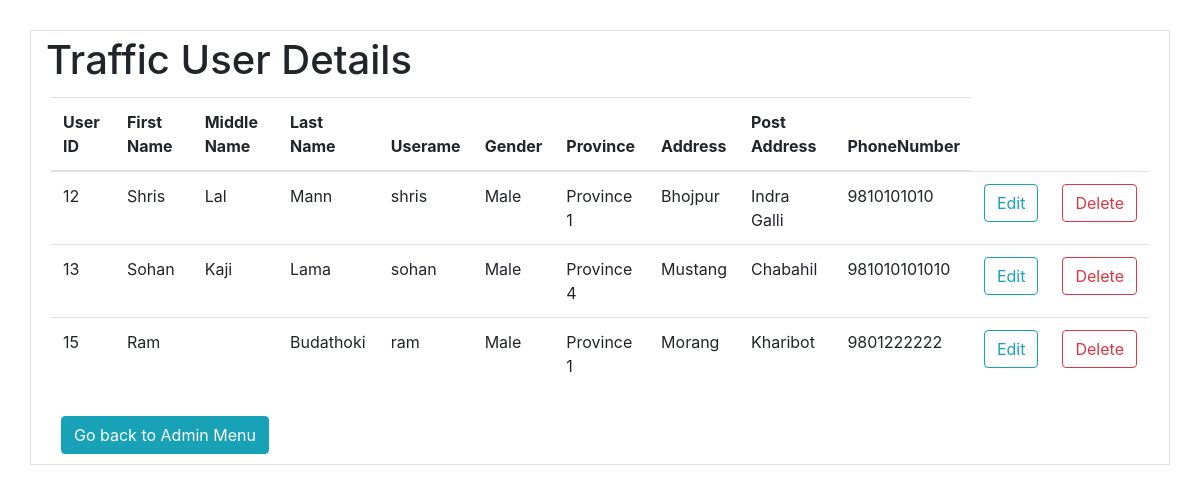
Page /frontend/view-users.php (signed in) on the committed database.
### tables this page shows
CREATE TABLE `traffic_user` (
  `id` int(20) NOT NULL,
  `first_name` varchar(40) NOT NULL,
  `middle_name` varchar(40) NOT NULL,
  `last_name` varchar(40) NOT NULL,
  `username` varchar(30) NOT NULL,
  `password` varchar(40) NOT NULL,
  `gender` varchar(10) NOT NULL,
  `perma_province` varchar(10) NOT NULL,
  `perma_address` varchar(30) NOT NULL,
  `temp_province` varchar(10) NOT NULL,
  `temp_address` varchar(30) NOT NULL,
  `post_address` varchar(30) NOT NULL,
  `phone_no` varchar(30) NOT NULL
);

### frontend/view-users.php (the view, shortened to what this page needs)
<?php
include "../backend/database_connect.php";
$query = "SELECT * FROM traffic_user";
$result = mysqli_query($con, $query);
?>
<!DOCTYPE html>
<head>
    <link rel="stylesheet" href="https://maxcdn.bootstrapcdn.com/bootstrap/4.5.2/css/bootstrap.min.css">
    <link rel="stylesheet" href="../css/addUser.css">
</head>
<body>
<div class="container border">
<h1 class="display-5" >Traffic User Details</h1>
    <div class="table-responsive">
    <table class="table table-hover">
        <thead>
        <tr>
            <th scope="col">User ID</th>
            <th scope="col">First Name</th>
            <th scope="col">Middle Name</th>
            <th scope="col">Last Name</th>
            <th scope="col">Userame</th>
            <th scope="col">Gender</th>
            <th scope="col">Province</th>
            <th scope="col">Address</th>
            <th scope="col">Post Address</th>
            <th scope="col">PhoneNumber</th>
        </tr>
        </thead>
        <tbody>
        <?php
        if ($result->num_rows > 0) {
            while ($row = $result->fetch_assoc()) {
                ?>
                <tr>
                    <td><?php echo $row["id"]; ?></td>
                    <td><?php echo $row["first_name"]; ?></td>
                    <td><?php echo $row["middle_name"]; ?></td>
                    <td><?php echo $row["last_name"]; ?></td>
                    <td><?php echo $row["username"]; ?></td>
                    <td><?php echo $row["gender"]; ?></td>
                    <td><?php echo $row["perma_province"]; ?></td>
                    <td><?php echo $row["perma_address"]; ?></td>
                    <td><?php echo $row["post_address"]; ?></td>
                    <td><?php echo $row["phone_no"]; ?></td>
                    <td><a href="edit-user.php?id=<?= $row['id'] ?>" type="button"
                           class="btn btn-outline-info">Edit</a></td>
                    <td><a href="#" type="button" class="btn btn-outline-danger"
                           data-toggle="modal" data-target="#deleteModal<?php echo $row['id'] ?>">Delete</a></td>
                </tr>
                <?php
            }
        } else {
            echo "<h3>User is not added yet!!</h3>";
        }
        ?>
        </tbody>
    </table>
</div>
    <div class="container text-left">
        <a href="admin-menu.php" class="btn btn-info" role="button">Go back to Admin Menu</a>
    </div>
</div>
</body>
</html>

### css/addUser.css (style rules this page uses)
body { padding:30px; }
div { padding: 5px; }

### rows in the picture
traffic_user: id "12", first_name "Shris", middle_name "Lal", last_name "Mann", username "shris", gender "Male", perma_province "Province 1", perma_address "Bhojpur", post_address "Indra Galli", phone_no "9810101010"
traffic_user: id "13", first_name "Sohan", middle_name "Kaji", last_name "Lama", username "sohan", gender "Male", perma_province "Province 4", perma_address "Mustang", post_address "Chabahil", phone_no "981010101010"
traffic_user: id "15", first_name "Ram", last_name "Budathoki", username "ram", gender "Male", perma_province "Province 1", perma_address "Morang", post_address "Kharibot", phone_no "9801222222"
